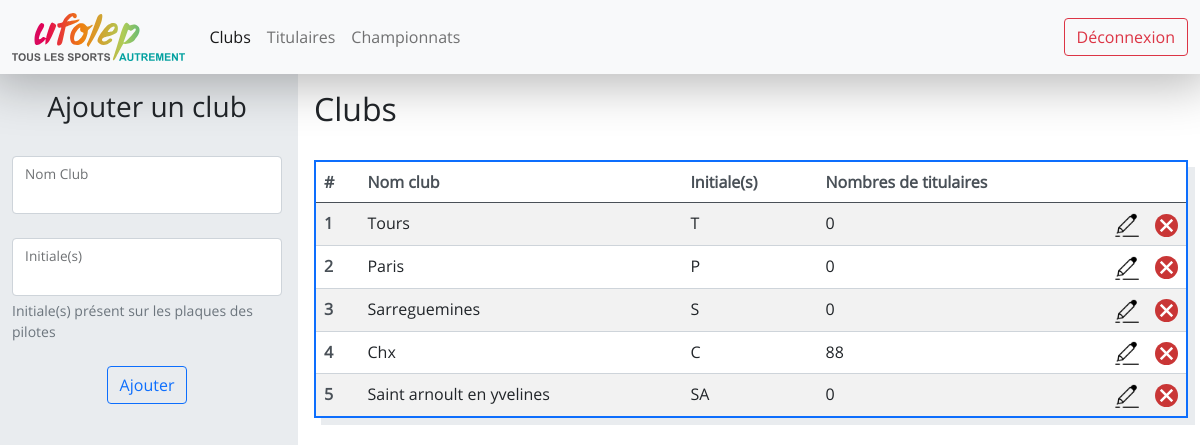
/clubs/ (signed in), run on the app's committed database.
### website/models.py (models this page shows)
class Club(db.Model) :
    __tablename__ = "club"
    id = db.Column(db.Integer, primary_key=True)
    ville = db.Column(db.String(100), unique=True, nullable=False)
    initiales = db.Column(db.String(5), unique=True, nullable=False)
    titulaires = db.relationship('Titulaire', backref='club', lazy=True)
    etapes = db.relationship('Etape', cascade="all, delete-orphan",backref='club', lazy=True)

### website/views.py (the view)
@views.route("/clubs/")
@login_required
def clubs() :
    clubs = Club.query.all()
    return render_template("clubs.html", clubs=clubs)

### app.py (called while the page is built)
@app.teardown_appcontext
def shutdown_session(exception=None):
    db.session.remove()

### website/__init__.py (called while the page is built)
def create_app() :
    app = Flask(__name__)
    app.config["SECRET_KEY"] = "ti=his is a test"
    app.config['SQLALCHEMY_DATABASE_URI'] = 'sqlite:///database.db'
    app.config['SQLALCHEMY_TRACK_MODIFICATIONS'] = True
    db.init_app(app)
    login_manager = LoginManager()
    login_manager.login_view = "auth.login"
    login_manager.init_app(app)
    from .models import User
    @login_manager.user_loader
    def load_user(user_id) :
        return User.query.get(int(user_id))
    from .views import views
    from .auth import auth
    app.register_blueprint(views, url_prefix="/")
    app.register_blueprint(auth, url_prefix="/")
    db.create_all(app=app)
    return app

### website/templates/clubs.html (shortened to what this page needs)
{% extends "logged.html" %}
{% block logged_css %}
<link
    href="{{ url_for('static', filename='clubs.css') }}"
    rel="stylesheet"
>
{% endblock %}
{% block left_col %}
<form class="" method="post">
    <div class="title horizontal-flex mb-4">
        <h3>Ajouter un club</h3>
    </div>
    <div class="form-floating mb-4">
        <input type="text" class="form-control {% if ville %}is-invalid{% endif %}" id="city" name="city">
        <label for="city" class="form-label">Nom Club</label>
    </div>
    <div class="form-floating mb-4">
        <input type="text" class="form-control {% if initiales %}is-invalid{% endif %}" id="initiales" name="initiales" aria-describedby="initialesHelp">
        <label for="initiales" class="form-label">Initiale(s)</label>
        <div id="initialesHelp" class="form-text">Initiale(s) présent sur les plaques des pilotes</div>
    </div>
    <div class="horizontal-flex">
        <button type="submit" class="btn btn-outline-primary">Ajouter</button>
    </div>
</form>
{% endblock %}
{% block right_col %}
<div class="title mb-4">
    <h2>Clubs</h2>
</div>
<table class="table table-striped table-hover">
    <thead>
        <tr>
            <th scope="col">#</th>
            <th scope="col">Nom club</th>
            <th scope="col">Initiale(s)</th>
            <th scope="col">Nombres de titulaires</th>
            <th scope="col"></th>
            <th scope="col"></th>
        </tr>
    </thead>
    <tbody>
        {% for club in clubs %}
        <tr>
            <th scope="row">{{ loop.index }}</th>
            <td onclick="window.location='{{ url_for('views.titulaires_by_ville', club_id=club.id)}}';">{{ club.ville[0]|upper + club.ville[1:] }}</td>
            <td onclick="window.location='{{ url_for('views.titulaires_by_ville', club_id=club.id)}}';"> {{ club.initiales }}</td>
            <td onclick="window.location='{{ url_for('views.titulaires_by_ville', club_id=club.id)}}';" >{{ club.titulaires|length }}</td>
            <td class="img"><img src="{{ url_for('static', filename='edit.png') }}" onclick="showEditForm(event, {{club.id}}, '{{ (club.ville[0]|upper + club.ville[1:]) }}', '{{ club.initiales }}')"  alt="Modifier"></td>
            <td class="img"><img src="{{ url_for('static', filename='delete.svg') }}" onclick="deleteClub(event, {{club.id}}, '{{ club.ville[0]|upper + club.ville[1:] }}')" alt="Supprimer"></td>
        </tr>
        {% endfor %}
    </tbody>
</table>
{% endblock %}

### website/templates/logged.html (shortened to what this page needs)
{% extends "base.html" %}
{% block custom_css %}
<link
    href="{{ url_for('static', filename='navbar.css')}}"
    rel="stylesheet"
>
<link
    href="{{ url_for('static', filename='logged.css')}}"
    rel="stylesheet"
>
{% block logged_css %}{% endblock %}
{% endblock %}
{% block page_content %}
    {% include 'navbar.html' %}
    <div class="row px-2">
        <div class="col-xxl-2 col-xl-3 col-lg-4 col-md-4 col-sm-4 col-4 left-main-col pt-3">
            {% block left_col %}{% endblock %}
        </div>
        <div class="col-xxl-10 col-xl-9 col-lg-8 col-md-8 col-sm-8 col-8 right-main-col pt-3">
            {% block right_col %}{% endblock %}
        </div>
    </div>
{% endblock %}

### website/templates/base.html (shortened to what this page needs)
<!DOCTYPE html>
<html lang="fr" dir="ltr">
    <head>
        <link
            href="{{ url_for('static', filename='main.css') }}"
            rel="stylesheet"
        >
            <link
            href="{{ url_for('static', filename='bootstrap.min.css')}}"
            rel="stylesheet"
            >
        <link
            href="{{ url_for('static', filename='aos.css')}}"
            rel="stylesheet"
        >
        {% block custom_css %}{% endblock %}
    </head>
    <body>
        {% block page_content %}
        {% endblock %}
    </body>
</html>

### website/templates/navbar.html
<nav class="navbar navbar-expand-lg navbar-light bg-light">
    <div class="container-fluid">
        <a class="navbar-brand" href="{{ url_for('views.home') }}">
            <img class="logo" src="{{ url_for('static', filename='Logo.svg') }}" alt="UFOLEP">
        </a>
        <div class="collapse navbar-collapse">
            <ul class="navbar-nav me-auto mb-2 mb-lg-0">
                <li class="nav-item">
                    <a id="clubs" class="nav-link" href="{{ url_for('views.clubs') }}">Clubs</a>
                </li>
                <li class="nav-item">
                    <a id="titulaires" class="nav-link" href="{{ url_for('views.titulaires') }}">Titulaires</a>
                </li>
                <li class="nav-item">
                    <a id="championnats" class="nav-link" href="{{ url_for('views.championnats') }}">Championnats</a>
                </li>
            </ul>
            <ul class="navbar-nav ms-auto">
                <li class="nav-item">
                    <a class="btn btn-outline-danger" href="{{ url_for('auth.logout') }}">Déconnexion</a>
                </li>
            </ul>
        </div>
    </div>
</nav>

### website/static/main.css (style rules this page uses)
* { padding: 0; margin: 0; }
html, body { font-family: open-sans; overflow: hidden; }
.horizontal-flex { display: flex; justify-content: center; }
.table { box-shadow: 7px 7px 0 0 var(--bs-gray-200); border: 2px solid var(--bs-blue) !important; }
.table th { color: var(--bs-gray-700); border-color: var(--bs-gray-400); }
.table td { border-color: var(--bs-gray-400); }

### website/static/navbar.css (style rules this page uses)
.navbar { -webkit-box-shadow: 0px 0px 50px 10px rgba(0,0,0,0.29); box-shadow: 0px 0px 50px 10px rgba(0,0,0,0.29); }
.logo { height: 3rem; overflow: hidden; }

### website/static/logged.css (style rules this page uses)
.left-main-col { overflow-x: hidden; overflow-y: scroll visible; background-color: var(--bs-gray-200); height: 92vh; padding: 1rem; }
.right-main-col { height: 90vh; padding: 1rem; overflow-x: hidden; overflow-y: scroll visible; }

### website/static/clubs.css (style rules this page uses)
tr { cursor: pointer; }
.title { display: flex; }
td.img { width: 2.5rem; cursor: pointer; }
td.img img { max-height: 100%; //width: auto; height: auto; max-width: 100%; }

### data on the page
Club: club.ville[0]|upper+club.ville[1:] "Tours", initiales "T", titulaires|length "0"
Club: club.ville[0]|upper+club.ville[1:] "Paris", initiales "P", titulaires|length "0"
Club: club.ville[0]|upper+club.ville[1:] "Sarreguemines", initiales "S", titulaires|length "0"
Club: club.ville[0]|upper+club.ville[1:] "Chx", initiales "C", titulaires|length "88"
Club: club.ville[0]|upper+club.ville[1:] "Saint arnoult en yvelines", initiales "SA", titulaires|length "0"
